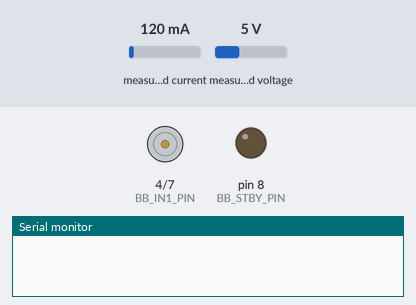
The sketch below on a simulated Arduino Uno, built with avr-gcc and run on an emulated ATmega328P. Parts: motor-driver pin pairs drawn as motors (green arrow = first pin HIGH = forward, orange = second pin HIGH = backward, longer = more drive, scaled by the enable pin, stopped while the standby pin is LOW), output pins drawn as LEDs (lit = HIGH), the last lines printed to the serial monitor. Inputs (shaded band) come from the test bench; at power-on: measured current 120 mA, measured voltage 5 V.

Above: at 0.1 s.
At 11.3 s:
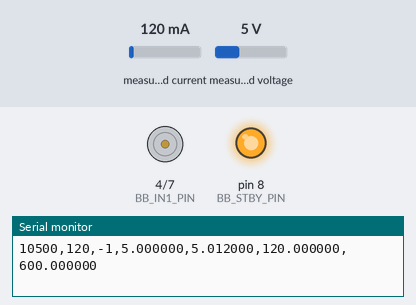
At 19.6 s:
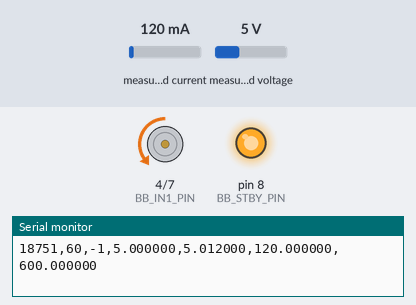
At 39.1 s:
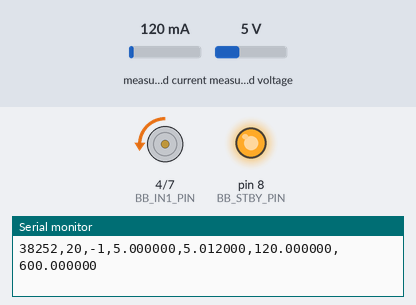
Timing chart, 0 to 40.0 s (numbered marks = the images above):
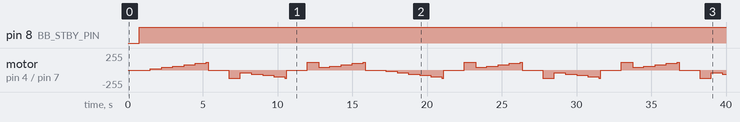

The sketch:

MotorPowerBench_TB6612_INA219.ino
```cpp
#include <Wire.h>
#include <Adafruit_INA219.h>

#ifndef BB_PWM_PIN
#define BB_PWM_PIN 5
#endif
#ifndef BB_IN1_PIN
#define BB_IN1_PIN 4
#endif
#ifndef BB_IN2_PIN
#define BB_IN2_PIN 7
#endif
#ifndef BB_STBY_PIN
#define BB_STBY_PIN 8
#endif
#ifndef BB_MAX_PWM
#define BB_MAX_PWM 120
#endif
#ifndef BB_PWM_STEP
#define BB_PWM_STEP 20
#endif
#ifndef BB_DWELL_MS
#define BB_DWELL_MS 750
#endif

Adafruit_INA219 ina219;

namespace {
int command_pwm = 0;
int direction_sign = 1;
unsigned long last_step_ms = 0;

void stopMotor() {
  analogWrite(BB_PWM_PIN, 0);
  digitalWrite(BB_IN1_PIN, LOW);
  digitalWrite(BB_IN2_PIN, LOW);
}

void applyMotor(int pwm, int dir) {
  digitalWrite(BB_STBY_PIN, HIGH);
  digitalWrite(BB_IN1_PIN, dir >= 0 ? HIGH : LOW);
  digitalWrite(BB_IN2_PIN, dir >= 0 ? LOW : HIGH);
  analogWrite(BB_PWM_PIN, constrain(pwm, 0, 255));
}
}

void setup() {
  Serial.begin(115200);
  Wire.begin();
  pinMode(BB_PWM_PIN, OUTPUT);
  pinMode(BB_IN1_PIN, OUTPUT);
  pinMode(BB_IN2_PIN, OUTPUT);
  pinMode(BB_STBY_PIN, OUTPUT);
  digitalWrite(BB_STBY_PIN, LOW);
  stopMotor();
  if (!ina219.begin()) {
    while (true) {
      stopMotor();
      delay(250);
    }
  }
}

void loop() {
  const unsigned long now_ms = millis();
  if ((unsigned long)(now_ms - last_step_ms) < (unsigned long)BB_DWELL_MS) return;
  last_step_ms = now_ms;

  applyMotor(command_pwm, direction_sign);
  delay(120);

  const float bus_v = ina219.getBusVoltage_V();
  const float shunt_mv = ina219.getShuntVoltage_mV();
  const float current_ma = ina219.getCurrent_mA();
  const float power_mw = ina219.getPower_mW();
  const float load_v = bus_v + shunt_mv / 1000.0f;

  // time_ms,pwm_command,direction,bus_voltage_v,load_voltage_v,current_ma,power_mw
  Serial.print(now_ms);
  Serial.print(','); Serial.print(command_pwm);
  Serial.print(','); Serial.print(direction_sign);
  Serial.print(','); Serial.print(bus_v, 6);
  Serial.print(','); Serial.print(load_v, 6);
  Serial.print(','); Serial.print(current_ma, 6);
  Serial.print(','); Serial.println(power_mw, 6);

  command_pwm += BB_PWM_STEP;
  if (command_pwm > BB_MAX_PWM) {
    command_pwm = 0;
    direction_sign = -direction_sign;
    stopMotor();
  }
}
```

Measured:
- by itself, pin 8 (BB_STBY_PIN): LOW → HIGH at 0.75 s
- by itself, motor on pin 4 (BB_IN1_PIN) / pin 7 (BB_IN2_PIN): stopped → forward 20/255 at 1.5 s, → forward 40/255 0.75 s later, → forward 60/255 0.75 s later, → forward 80/255 0.75 s later, … (52 changes in this stretch)
